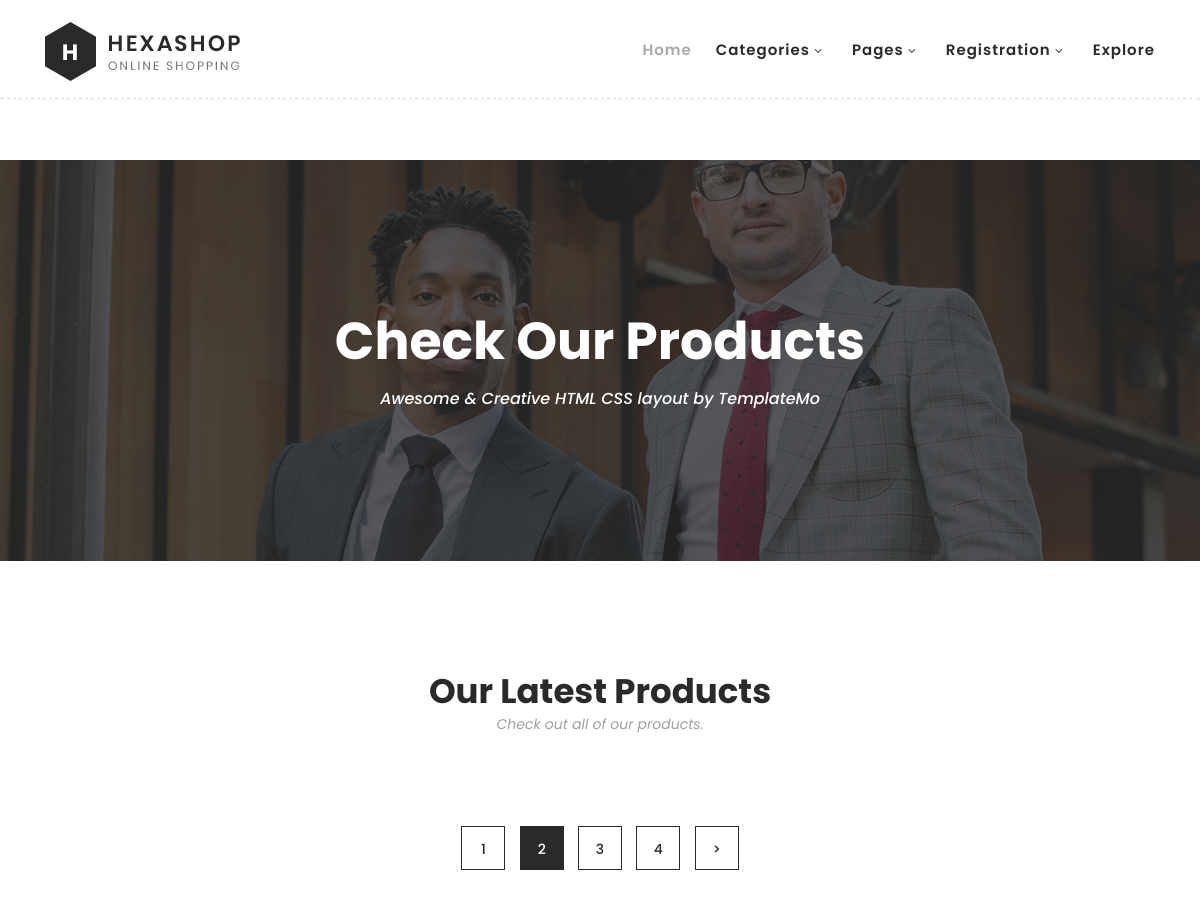
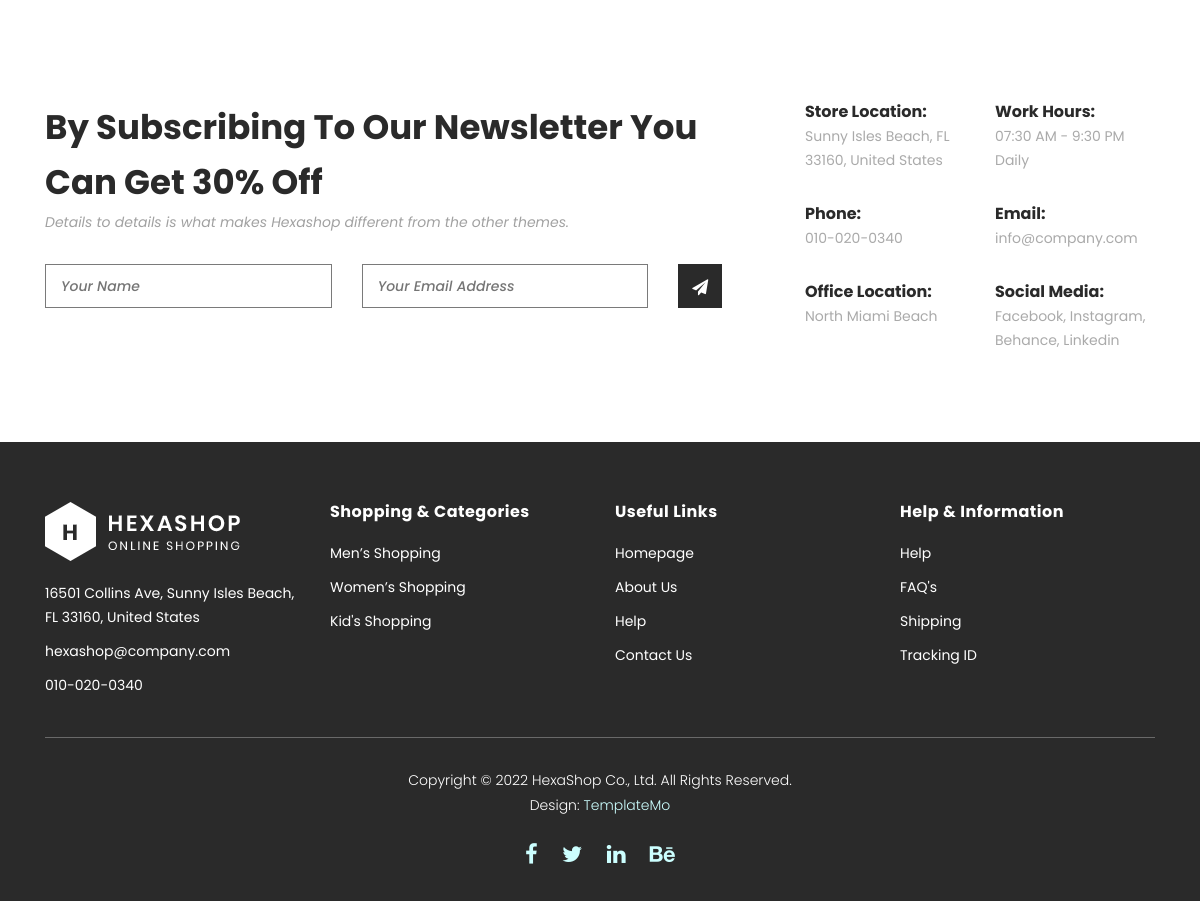
The page /products/kids/ on the database as committed earlier (2 pictures, top to bottom).
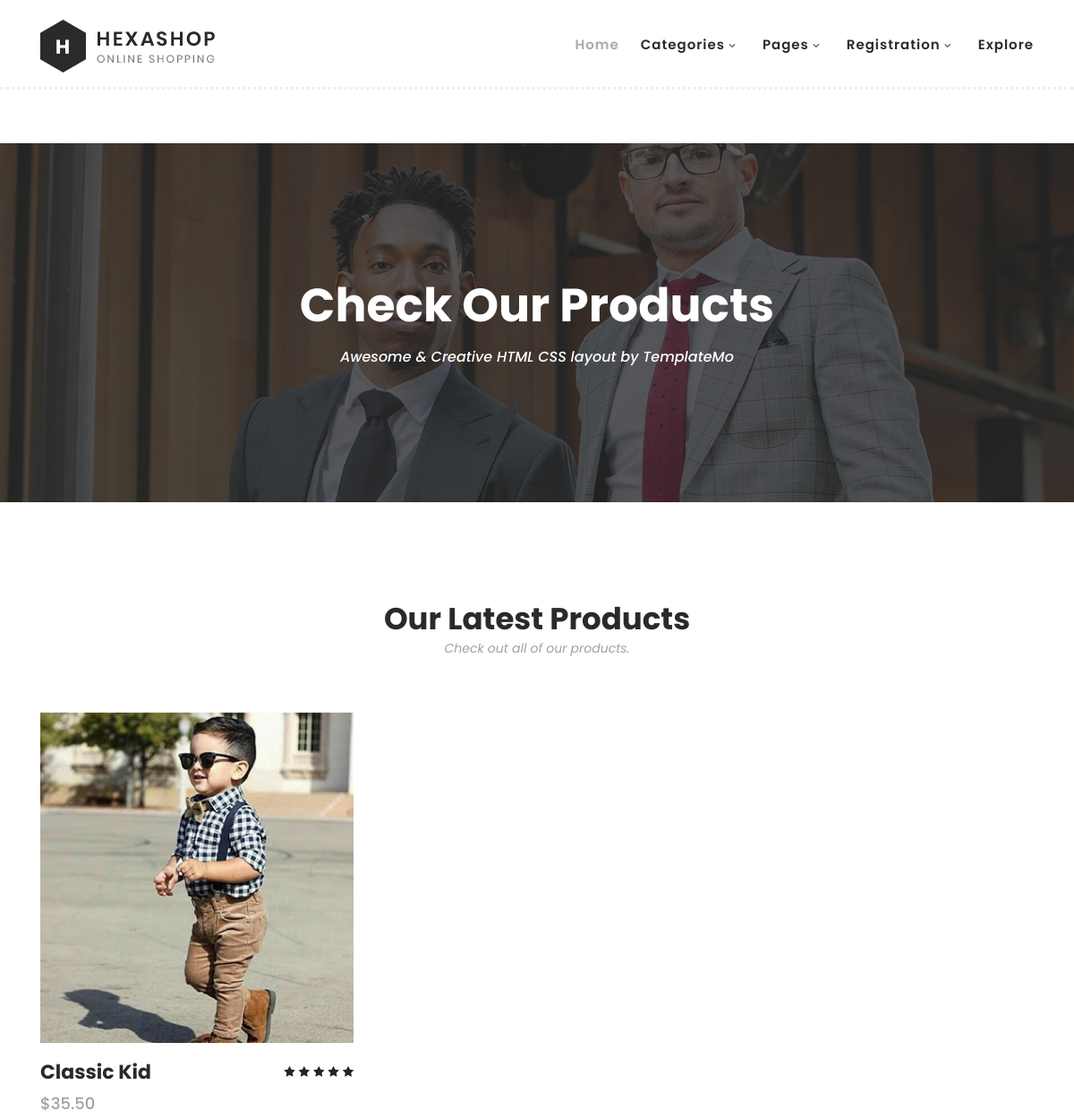
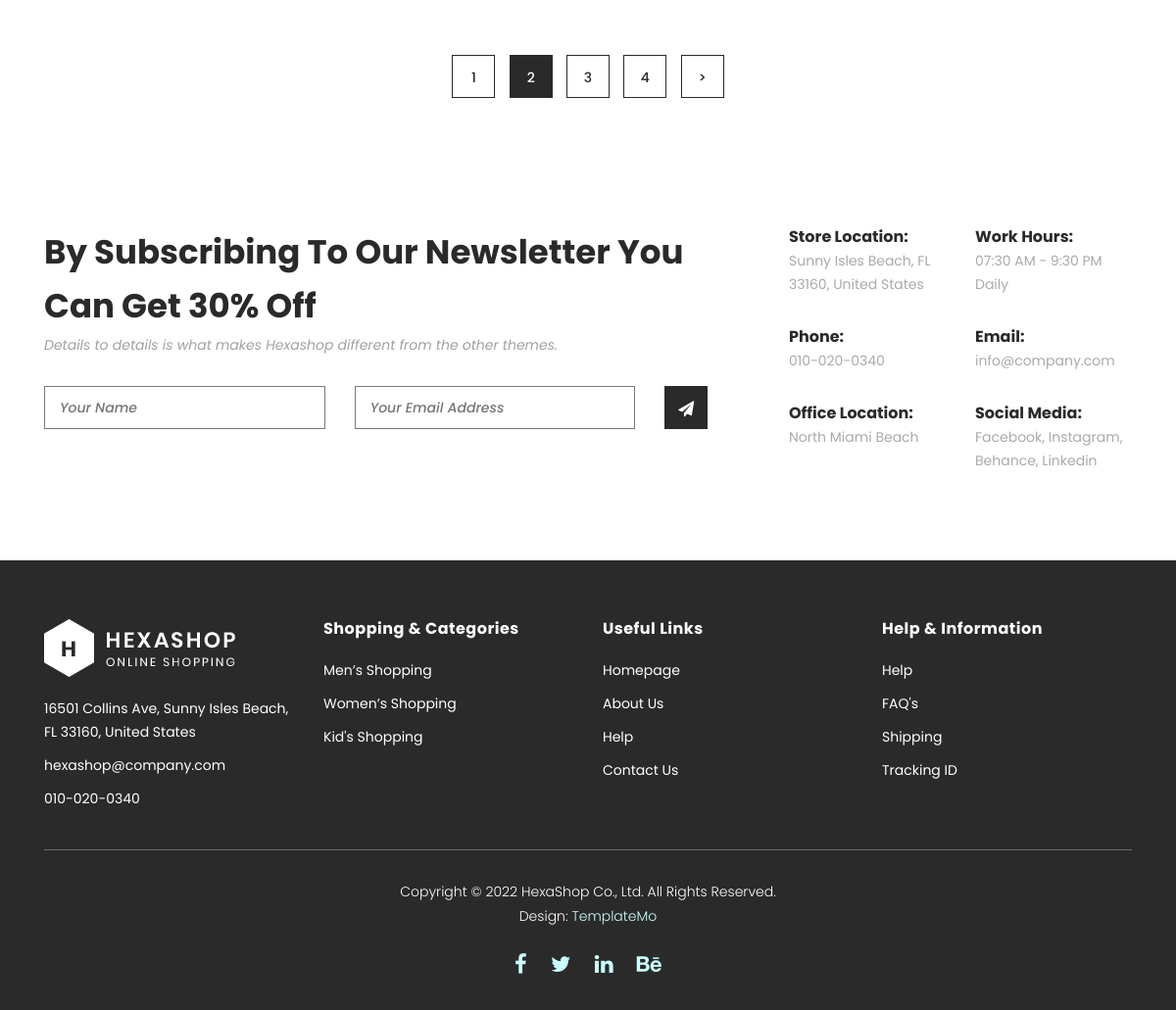
The same page on the database as committed later (2 pictures, top to bottom).
### products/models.py (models this page shows, shortened)
class Product(models.Model):
    title = models.CharField(max_length=100)
    slug = models.SlugField(unique=True)
    description = models.TextField()
    price = models.DecimalField(max_digits=6, decimal_places=2)
    image1 = models.ImageField(upload_to='products/')
    image2 = models.ImageField(upload_to='products/')
    category = models.ForeignKey(Category, related_name='products', on_delete=models.CASCADE)
    def get_absolute_url(self):
        return reverse('product_detail', args=[self.slug])

### products/views.py (the view)
# urls.py: path('<slug:slug>/', category, name='category'),
def category(request, slug):
    category = Category.objects.get(slug=slug)
    cat_products = category.products.all()
    context = {
        'category': category,
        'cat_products': cat_products
    }
    return render(request, 'products/category_detail.html', context)

### products/context_processors.py (called while the page is built)
def menu_categories(request):
    categories = Category.objects.all()
    return({'menu_categories' : categories})

### products/models.py (called while the page is built)
    def get_absolute_url(self):
        return reverse('category', args=[self.slug])

### products/templates/products/category_detail.html (shortened to what this page needs)
{% extends '_base.html' %}
{% block content %}
    <div class="page-heading" id="top">
        <div class="container">
            <div class="row">
                <div class="col-lg-12">
                    <div class="inner-content">
                        <h2>Check Our Products</h2>
                        <span>Awesome &amp; Creative HTML CSS layout by TemplateMo</span>
                    </div>
                </div>
            </div>
        </div>
    </div>
    <section class="section" id="products">
        <div class="container">
            <div class="row">
                <div class="col-lg-12">
                    <div class="section-heading">
                        <h2>Our Latest Products</h2>
                        <span>Check out all of our products.</span>
                    </div>
                </div>
            </div>
        </div>
        <div class="container">
            <div class="row">
                {% for product in cat_products %}
                    <div class="col-lg-4">
                        <div class="item">
                            <div class="thumb">
                                <img src="{{ product.image1.url }}" alt="">
                            </div>
                            <div class="down-content">
                                <h4>{{ product.title }}</h4>
                                <span>${{ product.price }}</span>
                                <ul class="stars">
                                    <li><i class="fa fa-star"></i></li>
                                    <li><i class="fa fa-star"></i></li>
                                    <li><i class="fa fa-star"></i></li>
                                    <li><i class="fa fa-star"></i></li>
                                    <li><i class="fa fa-star"></i></li>
                                </ul>
                            </div>
                        </div>
                    </div>
                {% endfor %}
                <div class="col-lg-12">
                    <div class="pagination">
                        <ul>
                            <li>
                                <a href="#">1</a>
                            </li>
                            <li class="active">
                                <a href="#">2</a>
                            </li>
                            <li>
                                <a href="#">3</a>
                            </li>
                            <li>
                                <a href="#">4</a>
                            </li>
                            <li>
                                <a href="#">></a>
                            </li>
                        </ul>
                    </div>
                </div>
            </div>
        </div>
    </section>
{% endblock content %}

Rows that differ between the two databases and show on the page:
added Product: image1 (picture), title "Classic Kid", price "35.50"
